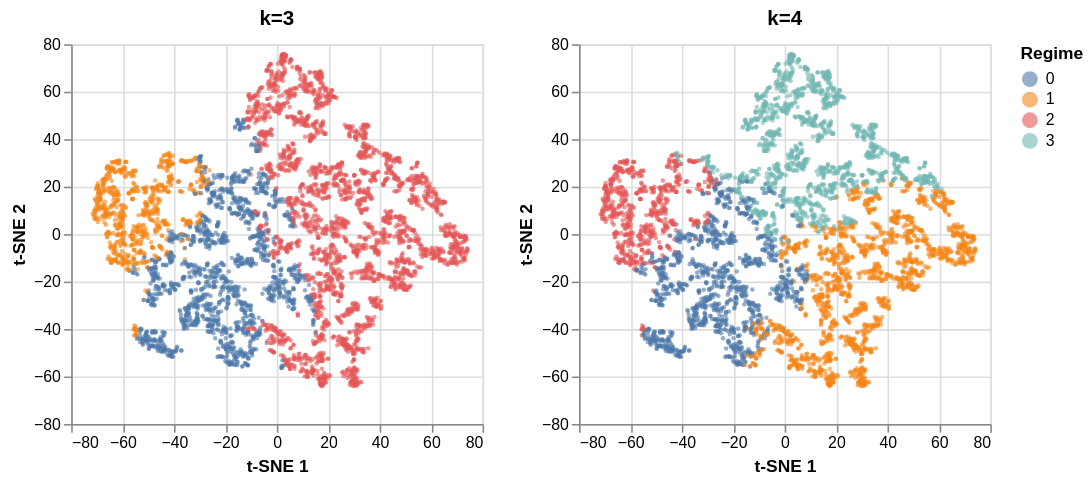

Notebook code cell kept with this figure:
### Markdown cell above
## 5. One combination in detail

`show` is the name of the combination printed in section 3 (its folder suffix, e.g. `"lam100_beta1_seed42"`). The cells below show its t-SNE colored by each k, the comparison across k, the regime profiles and the regime strips.

### Code cell
show = list(all_results)[0]
results, run_dirs = all_results[show]["results"], all_results[show]["run_dirs"]
print(show)
tsne_grid(all_results[show]["coords"], all_results[show]["plot_idx"], results)

### Figure 1 — Vega specification as saved in the notebook (floating-point values rounded to 4 significant figures; data arrays with more than 128 entries replaced by an {"elided": "..."} marker saying what was removed)
{"$schema": "https://vega.github.io/schema/vega/v6.json", "data": [{"name": "source_0", "values": {"elided": "5000 records"}}, {"name": "source_1", "values": {"elided": "5000 records"}}, {"name": "source_0_concat_0_color_domain_regime_0", "values": [{"regime": "2"}, {"regime": "0"}, {"regime": "1"}]}, {"name": "source_1_concat_0_color_domain_regime_1", "values": [{"regime": "1"}, {"regime": "0"}, {"regime": "2"}, {"regime": "3"}]}, {"name": "source_0_concat_0_concat_0_x_domain_tsne_1", "values": [{"min": -71.68, "max": 74.19}]}, {"name": "source_0_concat_0_concat_0_y_domain_tsne_2", "values": [{"min": -64.06, "max": 75.92}]}, {"name": "source_1_concat_0_concat_1_x_domain_tsne_1", "values": [{"min": -71.68, "max": 74.19}]}, {"name": "source_1_concat_0_concat_1_y_domain_tsne_2", "values": [{"min": -64.06, "max": 75.92}]}], "signals": [{"name": "childHeight", "value": 240}, {"name": "concat_0_childWidth", "value": 260}], "marks": [{"type": "group", "name": "concat_0_group", "marks": [{"type": "group", "name": "concat_0_concat_0_group", "encode": {"update": {"width": {"signal": "concat_0_childWidth"}, "height": {"signal": "childHeight"}}}, "marks": [{"type": "symbol", "name": "concat_0_concat_0_marks", "from": {"data": "source_0"}, "encode": {"update": {"shape": {"value": "circle"}, "fill": {"field": "regime", "scale": "concat_0_color"}, "x": {"field": "tsne_1", "scale": "concat_0_concat_0_x"}, "y": {"field": "tsne_2", "scale": "concat_0_concat_0_y"}, "opacity": {"value": 0.6}, "size": {"value": 8}}}, "style": ["circle"]}], "axes": [{"scale": "concat_0_concat_0_x", "zindex": 0, "tickCount": {"signal": "ceil(concat_0_childWidth/40)"}, "aria": false, "labels": false, "ticks": false, "orient": "bottom", "domain": false, "gridScale": "concat_0_concat_0_y", "grid": true, "maxExtent": 0, "minExtent": 0}, {"scale": "concat_0_concat_0_y", "ticks": false, "labels": false, "domain": false, "grid": true, "zindex": 0, "gridScale": "concat_0_concat_0_x", "maxExtent": 0, "aria": false, "orient": "left", "tickCount": {"signal": "ceil(childHeight/40)"}, "minExtent": 0}, {"scale": "concat_0_concat_0_x", "labelOverlap": true, "title": "t-SNE 1", "grid": false, "labelFlush": true, "tickCount": {"signal": "ceil(concat_0_childWidth/40)"}, "zindex": 0, "orient": "bottom"}, {"scale": "concat_0_concat_0_y", "tickCount": {"signal": "ceil(childHeight/40)"}, "zindex": 0, "grid": false, "title": "t-SNE 2", "orient": "left", "labelOverlap": true}], "title": {"text": "k=3", "frame": "group"}, "style": "cell"}, {"type": "group", "name": "concat_0_concat_1_group", "encode": {"update": {"width": {"signal": "concat_0_childWidth"}, "height": {"signal": "childHeight"}}}, "marks": [{"type": "symbol", "name": "concat_0_concat_1_marks", "from": {"data": "source_1"}, "encode": {"update": {"size": {"value": 8}, "x": {"field": "tsne_1", "scale": "concat_0_concat_1_x"}, "y": {"field": "tsne_2", "scale": "concat_0_concat_1_y"}, "shape": {"value": "circle"}, "fill": {"field": "regime", "scale": "concat_0_color"}, "opacity": {"value": 0.6}}}, "style": ["circle"]}], "axes": [{"scale": "concat_0_concat_1_x", "gridScale": "concat_0_concat_1_y", "orient": "bottom", "aria": false, "zindex": 0, "maxExtent": 0, "minExtent": 0, "ticks": false, "grid": true, "labels": false, "tickCount": {"signal": "ceil(concat_0_childWidth/40)"}, "domain": false}, {"scale": "concat_0_concat_1_y", "gridScale": "concat_0_concat_1_x", "ticks": false, "aria": false, "grid": true, "tickCount": {"signal": "ceil(childHeight/40)"}, "orient": "left", "labels": false, "minExtent": 0, "zindex": 0, "maxExtent": 0, "domain": false}, {"scale": "concat_0_concat_1_x", "labelFlush": true, "title": "t-SNE 1", "grid": false, "orient": "bottom", "tickCount": {"signal": "ceil(concat_0_childWidth/40)"}, "labelOverlap": true, "zindex": 0}, {"scale": "concat_0_concat_1_y", "tickCount": {"signal": "ceil(childHeight/40)"}, "zindex": 0, "title": "t-SNE 2", "grid": false, "labelOverlap": true, "orient": "left"}], "title": {"text": "k=4", "frame": "group"}, "style": "cell"}], "legends": [{"title": "Regime", "fill": "concat_0_color", "symbolType": "circle", "encode": {"symbols": {"update": {"opacity": {"value": 0.6}}}}}], "layout": {"padding": 20, "bounds": "full", "align": "each"}}], "scales": [{"name": "concat_0_color", "type": "ordinal", "domain": {"fields": [{"data": "source_0_concat_0_color_domain_regime_0", "field": "regime"}, {"data": "source_1_concat_0_color_domain_regime_1", "field": "regime"}], "sort": true}, "range": "category"}, {"name": "concat_0_concat_0_x", "type": "linear", "domain": [{"signal": "(data(\"source_0_concat_0_concat_0_x_domain_tsne_1\")[0] || {}).min"}, {"signal": "(data(\"source_0_concat_0_concat_0_x_domain_tsne_1\")[0] || {}).max"}], "range": [0, {"signal": "concat_0_childWidth"}], "nice": true, "zero": true}, {"name": "concat_0_concat_0_y", "type": "linear", "domain": [{"signal": "(data(\"source_0_concat_0_concat_0_y_domain_tsne_2\")[0] || {}).min"}, {"signal": "(data(\"source_0_concat_0_concat_0_y_domain_tsne_2\")[0] || {}).max"}], "range": [{"signal": "childHeight"}, 0], "nice": true, "zero": true}, {"name": "concat_0_concat_1_x", "type": "linear", "domain": [{"signal": "(data(\"source_1_concat_0_concat_1_x_domain_tsne_1\")[0] || {}).min"}, {"signal": "(data(\"source_1_concat_0_concat_1_x_domain_tsne_1\")[0] || {}).max"}], "range": [0, {"signal": "concat_0_childWidth"}], "nice": true, "zero": true}, {"name": "concat_0_concat_1_y", "type": "linear", "domain": [{"signal": "(data(\"source_1_concat_0_concat_1_y_domain_tsne_2\")[0] || {}).min"}, {"signal": "(data(\"source_1_concat_0_concat_1_y_domain_tsne_2\")[0] || {}).max"}], "range": [{"signal": "childHeight"}, 0], "nice": true, "zero": true}], "padding": 5, "layout": {"padding": 20, "columns": 1, "bounds": "full", "align": "each"}, "background": "white"}
